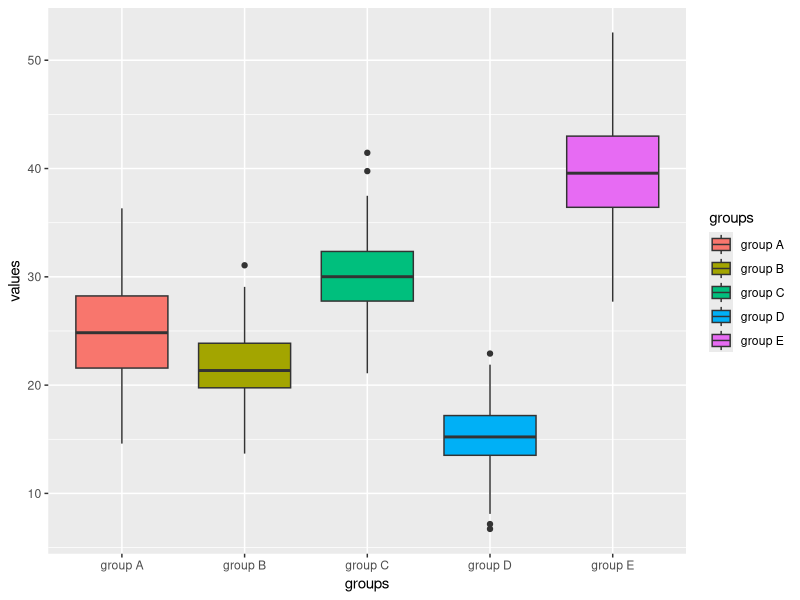
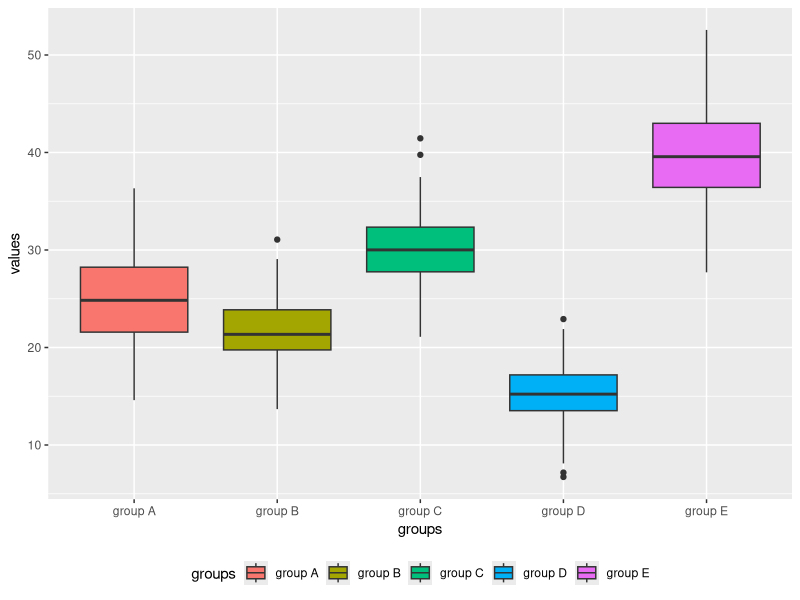
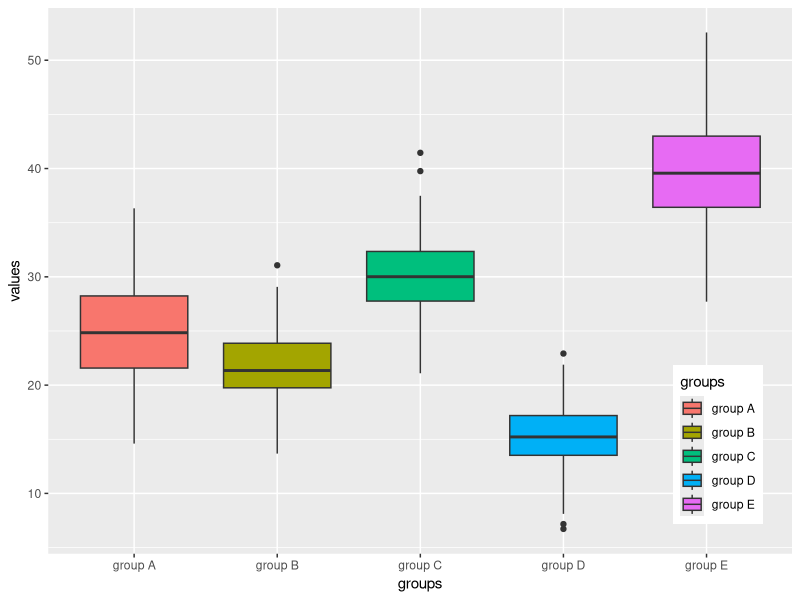
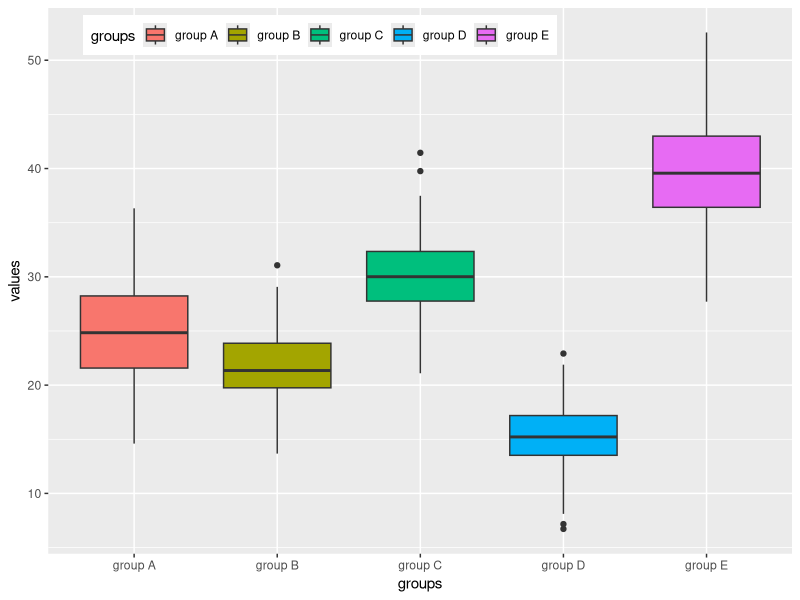
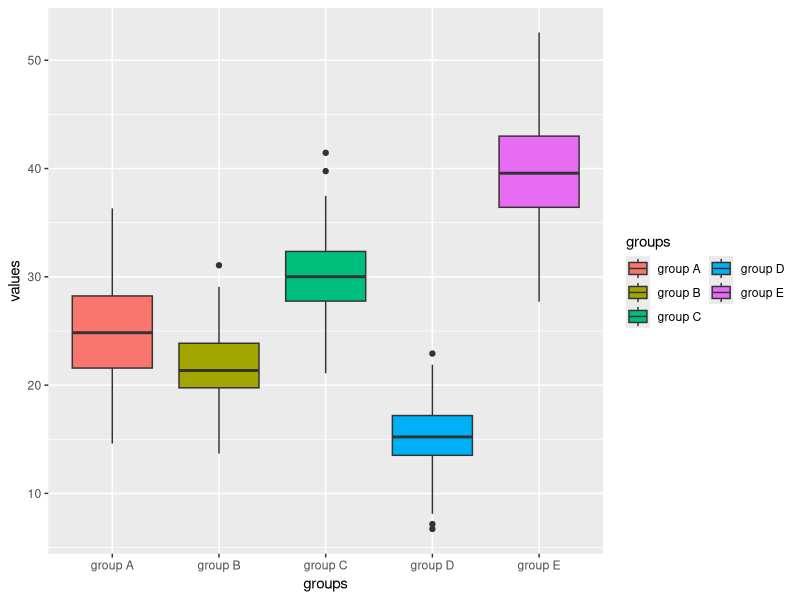
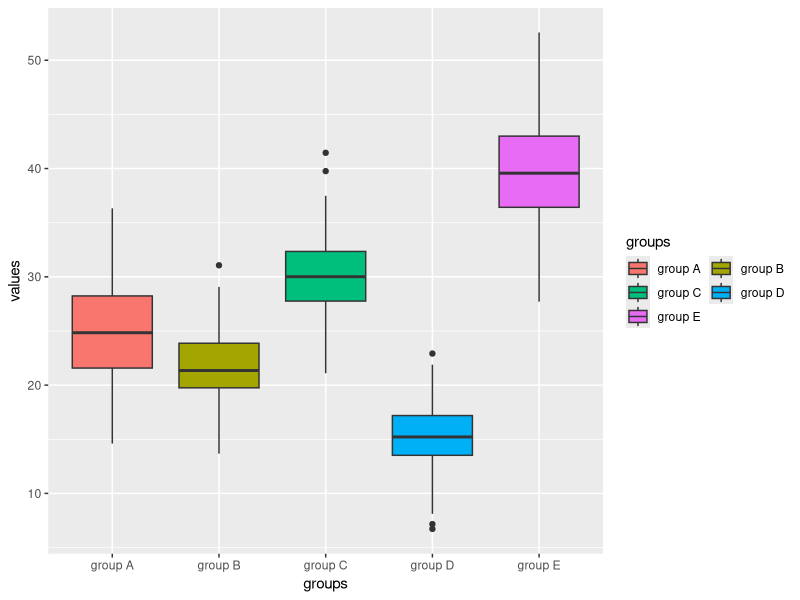
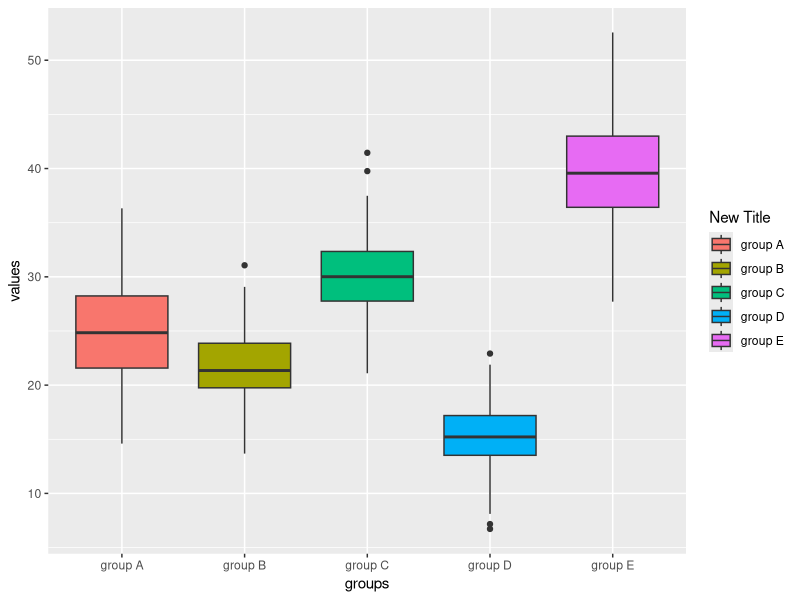
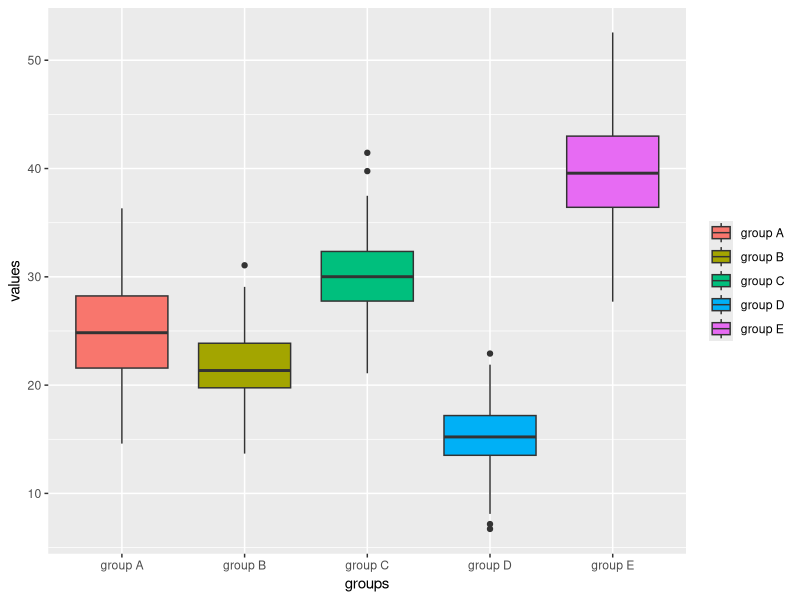

Write R code to recreate these figures, in order.
## ---- chunk 1
knitr::opts_chunk$set(echo = TRUE, fig.align='center')

# title: Legend
# author: jonathan
# revised: 15/2/2020 

WEB <- c("https://bioceed.uib.no/dropfolder/bioSTATS/Rmd/Basic/Visualizing/Essential/legend.html")
GIT <- c("https://github.com/jonathansoule/biostats/blob/master/Basic/Visualizing/Essential/legend.Rmd")
library(ggplot2)

# variable 1
values <- c(rnorm(150, mean=25, sd=5), rnorm(150, mean=22, sd=3), rnorm(150, mean=30, sd=4), rnorm(150, mean=15, 3), rnorm(150, mean=40, sd=5))
# variable 2
groups <- c(rep("group A", 150), rep("group B", 150), rep("group C", 150), rep("group D", 150), rep("group E", 150))
# dataframe
df <- data.frame(groups, values)
## ---- chunk 2
baseplot <- ggplot(df, aes(groups, values)) +
  geom_boxplot(aes(fill = groups))
baseplot
## ---- chunk 3
baseplot +
  theme(legend.position = "bottom")
## ---- chunk 4
baseplot +
  theme(legend.position = c(0.9, 0.2))
## ---- chunk 5
baseplot +
  theme(legend.position = c(0.365, 0.95), legend.direction = "horizontal")
## ---- chunk 6
baseplot +
  guides(fill= guide_legend(ncol = 2))
## ---- chunk 7
baseplot +
  guides(fill= guide_legend(ncol = 2, byrow = TRUE))
## ---- chunk 8
baseplot +
  labs(fill="New Title")
## ---- chunk 9
baseplot +
  theme(legend.title = element_blank())
## ---- chunk 10
baseplot +
  theme(legend.title = element_text(face = "bold", color ="red", size=11))
## ---- chunk 11
baseplot +
  theme(legend.background = element_rect(fill = "lightblue", color = "red", size = 2))
